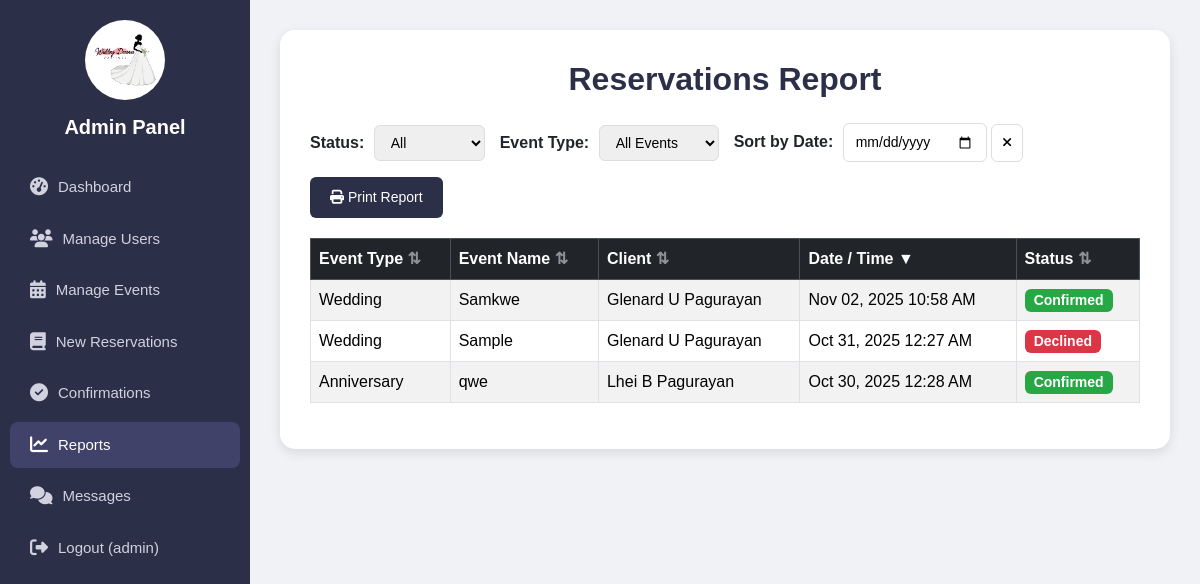
Before: /reports.php (signed in) with the older database file.
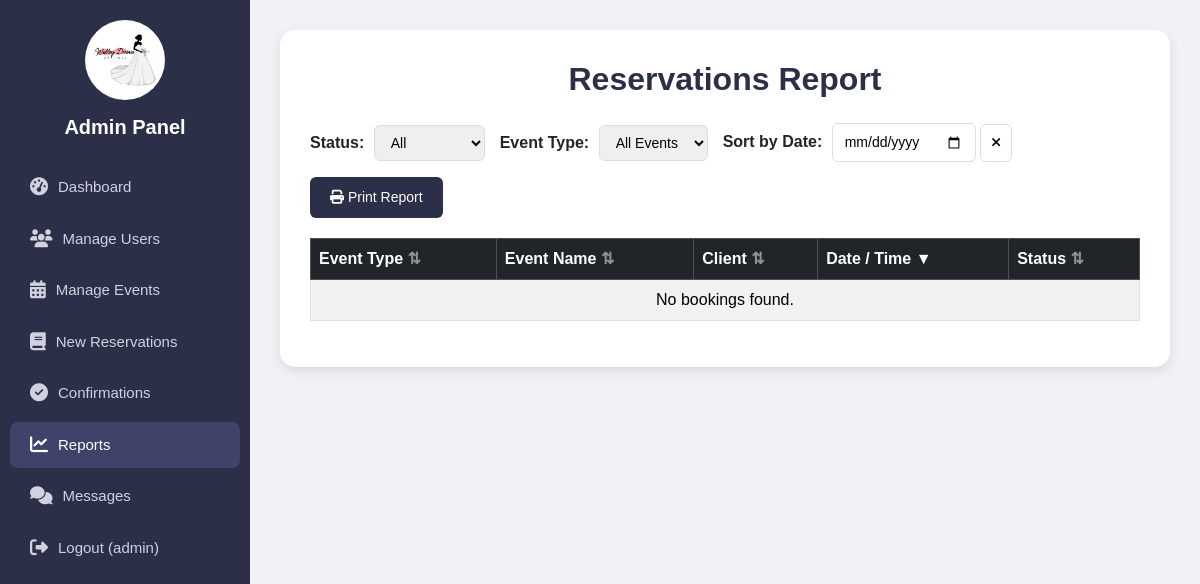
After: the same page with the newer database file.
### tables this page shows
CREATE TABLE `bookings` (
  `id` int(11) NOT NULL,
  `firstname` varchar(100) NOT NULL,
  `middlename` varchar(100) DEFAULT NULL,
  `lastname` varchar(100) NOT NULL,
  `email` varchar(100) NOT NULL,
  `phone_number` varchar(11) NOT NULL,
  `service_type` varchar(100) NOT NULL,
  `package_name` varchar(100) DEFAULT NULL,
  `event_name` varchar(255) NOT NULL,
  `event_datetime` datetime NOT NULL,
  `location` text NOT NULL,
  `payment_method` varchar(50) DEFAULT 'Cash',
  `payment_screenshot` varchar(255) DEFAULT NULL,
  `status` varchar(50) NOT NULL DEFAULT 'Pending',
  `created_at` timestamp NOT NULL DEFAULT current_timestamp()
);

### reports.php (the view, shortened to what this page needs)
<?php
$mysqli = new mysqli("localhost", "root", "", "bridal_event_system");
$result = $mysqli->query("SELECT service_type, event_name, firstname, middlename, lastname, event_datetime, status
                          FROM bookings
                          WHERE status IN ('Approved', 'Declined')
                          ORDER BY event_datetime DESC");
?>
<!DOCTYPE html>
<html lang="en">
<head>
  <link href="https://cdn.jsdelivr.net/npm/bootstrap@5.3.3/dist/css/bootstrap.min.css" rel="stylesheet">
  <link href="https://cdnjs.cloudflare.com/ajax/libs/font-awesome/6.5.2/css/all.min.css" rel="stylesheet">
</head>
<body>
<div class="sidebar" id="sidebar">
  <img src="images/logo.webp" alt="Logo">
  <h2>Admin Panel</h2>
  <a href="dashboard_admin.php"><i class="fas fa-tachometer-alt"></i> Dashboard</a>
  <a href="manage_user.php"><i class="fas fa-users"></i> Manage Users</a>
  <a href="manage_events.php"><i class="fas fa-calendar-alt"></i> Manage Events</a>
  <a href="reservations.php"><i class="fas fa-book"></i> New Reservations</a>
  <a href="confirmations.php"><i class="fas fa-check-circle"></i> Confirmations</a>
  <a href="reports.php" class="active"><i class="fas fa-chart-line"></i> Reports</a>
  <a href="messages.php"><i class="fas fa-comments"></i> Messages</a>
  <a href="logout.php" onclick="return confirm('Are you sure you want to logout?')">
    <i class="fas fa-sign-out-alt"></i> Logout (<?= htmlspecialchars($_SESSION['username']) ?>)
  </a>
</div>
<div class="content">
  <div class="report-container">
    <h2>Reservations Report</h2>
    <div class="controls-section no-print">
      <div>
        <label for="statusFilter">Status:</label>
        <select id="statusFilter" onchange="filterTable()">
          <option value="all">All</option>
        </select>
      </div>
      <div>
        <label for="eventTypeFilter">Event Type:</label>
        <select id="eventTypeFilter" onchange="filterTable()">
          <option value="all">All Events</option>
        </select>
      </div>
      <div>
        <label for="dateSort">Sort by Date:</label>
        <input type="date" id="dateSort" onchange="filterByDate()" style="padding:8px 12px; border:1px solid #ddd; border-radius:6px; font-size:14px;">
        <button type="button" onclick="clearDateFilter()" style="padding:8px 10px; border:1px solid #ddd; border-radius:6px; font-size:13px; background:#fff; cursor:pointer;" title="Clear date filter"><i class="fas fa-times"></i></button>
      </div>
      <button class="btn-print" onclick="printReport()">
        <i class="fas fa-print"></i> Print Report
      </button>
    </div>
    <table class="table table-bordered table-striped" id="reportTable">
      <thead class="table-dark">
        <tr>
          <th class="sortable" onclick="sortTable(0)">Event Type</th>
          <th class="sortable" onclick="sortTable(1)">Event Name</th>
          <th class="sortable" onclick="sortTable(2)">Client</th>
          <th class="sortable" onclick="sortTable(3)">Date / Time</th>
          <th class="sortable" onclick="sortTable(4)">Status</th>
        </tr>
      </thead>
      <tbody>
        <?php if ($result->num_rows > 0): ?>
          <?php while ($row = $result->fetch_assoc()): ?>
            <tr data-status="<?= htmlspecialchars($row['status']) ?>" data-event="<?= htmlspecialchars($row['service_type']) ?>">
              <td><?= htmlspecialchars($row['service_type']) ?></td>
              <td><?= htmlspecialchars($row['event_name']) ?></td>
              <td>
                <?= htmlspecialchars($row['firstname'] . ' ' . $row['middlename'] . ' ' . $row['lastname']) ?>
              </td>
              <td data-timestamp="<?= strtotime($row['event_datetime']) ?>"><?= date("M d, Y h:i A", strtotime($row['event_datetime'])) ?></td>
              <td>
                <?php if ($row['status'] === 'Approved'): ?>
                  <span class="badge badge-confirmed">Confirmed</span>
                <?php else: ?>
                  <span class="badge badge-declined">Declined</span>
                <?php endif; ?>
              </td>
            </tr>
          <?php endwhile; ?>
        <?php else: ?>
          <tr>
            <td colspan="5" class="text-center">No bookings found.</td>
          </tr>
        <?php endif; ?>
      </tbody>
    </table>
  </div>
</div>
</body>
</html>

Changed rows visible on the page:
removed bookings: service_type "Wedding", event_name "Samkwe", firstname+middlename+lastname "Glenard U Pagurayan", event_datetime "Nov 02, 2025 10:58 AM", status "Confirmed"
removed bookings: service_type "Wedding", event_name "Sample", firstname+middlename+lastname "Glenard U Pagurayan", event_datetime "Oct 31, 2025 12:27 AM", status "Declined"
removed bookings: service_type "Anniversary", event_name "qwe", firstname+middlename+lastname "Lhei B Pagurayan", event_datetime "Oct 30, 2025 12:28 AM", status "Confirmed"
Other visible differences:
text now shown: "No bookings found."
